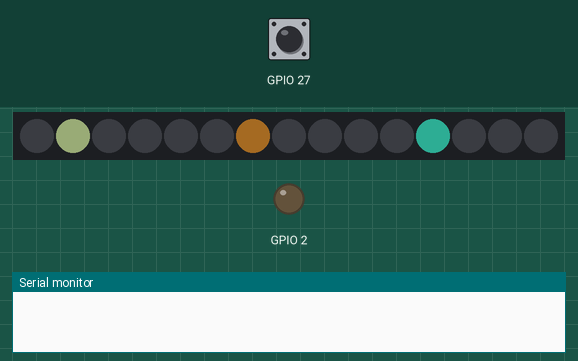
This program was run on a simulated ESP32. Shown: 15 RGB LEDs in strip order, left to right, output pins drawn as LEDs (lit = HIGH), the last lines printed to the serial monitor. Inputs (shaded band) come from the test bench; at power-on: GPIO 27 LOW. Dim RGB values are drawn brighter than linear; random numbers use the default seed unless the program sets one.

Above: at 1.2 s.
1.3 s: GPIO 27 driven HIGH
At 1.7 s:
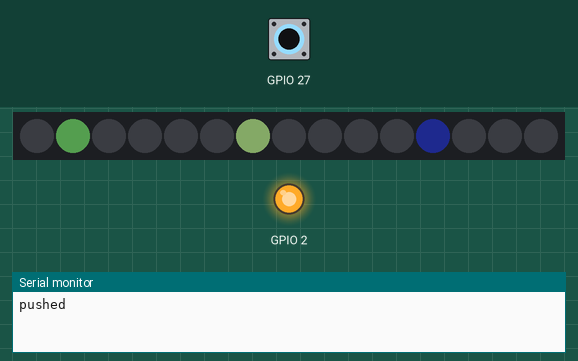
2.8 s: GPIO 27 driven LOW
At 4.0 s:
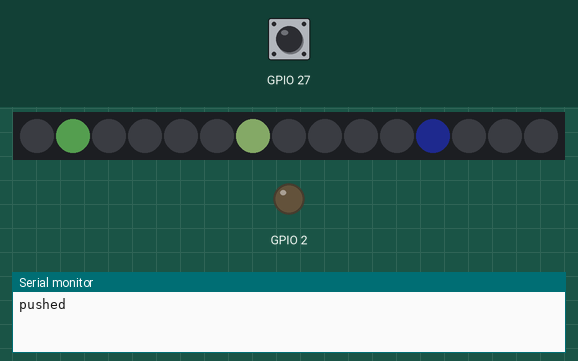
4.3 s: GPIO 27 driven HIGH
At 5.2 s:
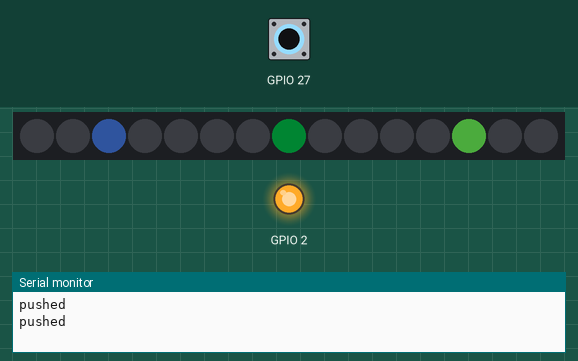
5.8 s: GPIO 27 pulsed LOW 5 times (0.12 s each, 0.3 s apart)
At 8.0 s:
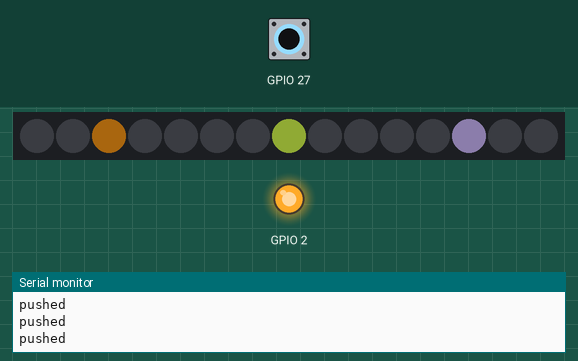
8.8 s: GPIO 27 pulsed LOW 2 times (0.12 s each, 0.3 s apart)
At 9.6 s:
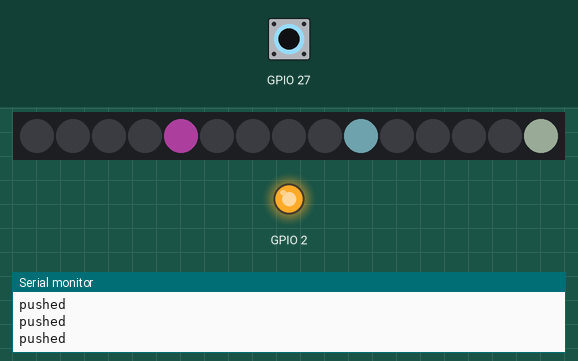
Timing chart, 0 to 11.8 s (numbered marks = the images above; inputs shaded):
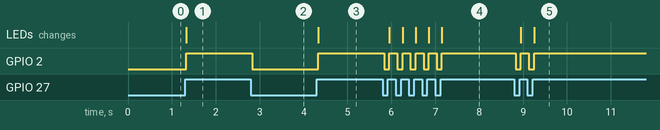

The program:

main.cpp
```cpp
#include <Arduino.h>
#include <Adafruit_NeoPixel.h>

#define DEBOUNCE_MS 30
#define NUM_PINS 15

void onPress();
void setLights();
Adafruit_NeoPixel numStrip(NUM_PINS, 25, NEO_GRB + NEO_KHZ800);

bool lastStable = LOW;
bool lastReading = LOW;
unsigned int lastPin = 0;
unsigned long lastChange = 0;


void setup() {
  // put your setup code here, to run once:
  pinMode(2, OUTPUT);
  pinMode(25, OUTPUT);
  pinMode(27, INPUT_PULLDOWN);
  Serial.begin(115200);

  numStrip.begin();
  numStrip.setBrightness(50);
  numStrip.clear();

  setLights();
}

void loop() {
  // put your main code here, to run repeatedly:
  uint8_t in = digitalRead(27);

  if(in != lastReading) {
    lastChange = millis();
    lastReading = in;
  }

  if(millis() - lastChange > DEBOUNCE_MS && in != lastStable) {
    lastStable = in;
    if(lastStable == HIGH) {
      onPress();
    }
  }
  digitalWrite(2, lastStable);
}

// put function definitions here:
void onPress() {
  Serial.println("pushed");
  setLights();
  lastPin++;
}

void setLights() {
  for(int i = 0; i < NUM_PINS; i += NUM_PINS/3) {
    int poff = (lastPin + i) % NUM_PINS;
    int pon = (poff + 1) % NUM_PINS;
    numStrip.setPixelColor(poff, 0);
    numStrip.setPixelColor(pon, numStrip.Color(random(256), random(256), random(256)));
  }
  numStrip.show();
}
```

Measured:
- after the input at 1.3 s, GPIO 2: LOW → HIGH at once; the LEDs: change at once (image 1)
- after the input at 2.8 s, GPIO 2: HIGH → LOW at once
- after the input at 4.3 s, GPIO 2: LOW → HIGH at once; the LEDs: change at once (image 3)
- after the input at 5.8 s, GPIO 2: alternates HIGH for 0.18 s and LOW for 0.12 s, 10 changes in all, then stays HIGH, starting at once; the LEDs: first change after 0.15 s (image 4 shows a later state)
- after the input at 8.8 s, GPIO 2: alternates HIGH for 0.18 s and LOW for 0.12 s, 4 changes in all, then stays HIGH, starting at once; the LEDs: first change after 0.15 s (image 5 shows a later state)
